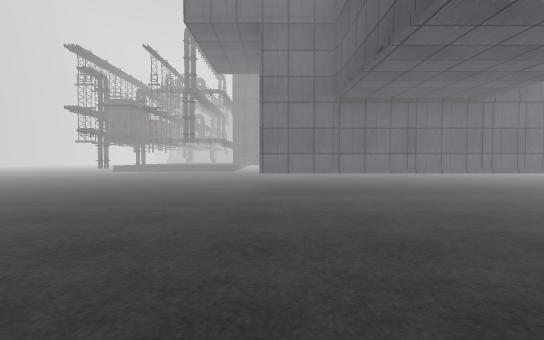
[1] (above)

24 first-person views from a walk through a scene from a Unity 3-D project. The camera is 1.4 m above the floor, tilts 2° down and sees 80° across. Doors are open. The floor is counted in squares, 1.95 m on a side. Each view is taken from the middle of a square. On the plan, view 1 faces up. The plan holds only what a view shows up to about 10 squares ahead; the rest is blank. The place goes on beyond the plan. The player is left out. Some animated figures are left out. Some surface patterns are stand-ins.

[2]
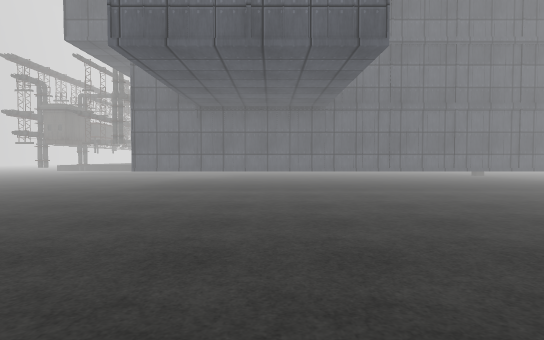

[3]
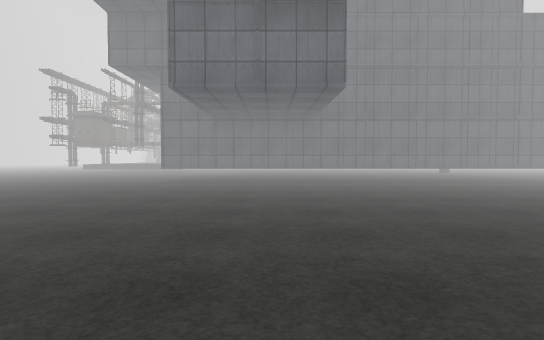

[4]
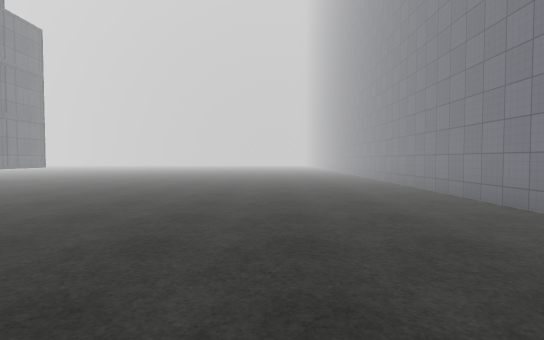

[5]
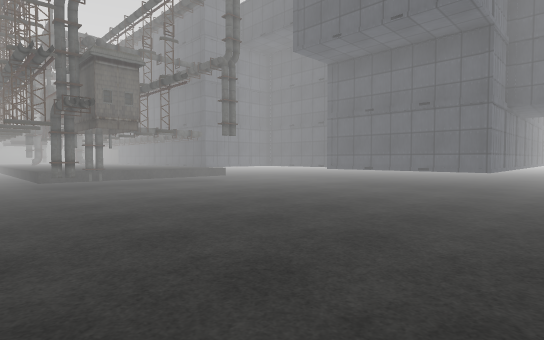

[6]
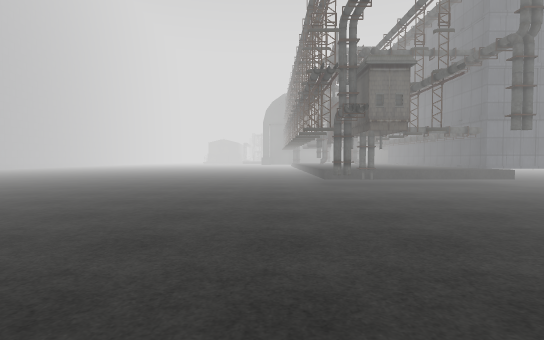

[7]
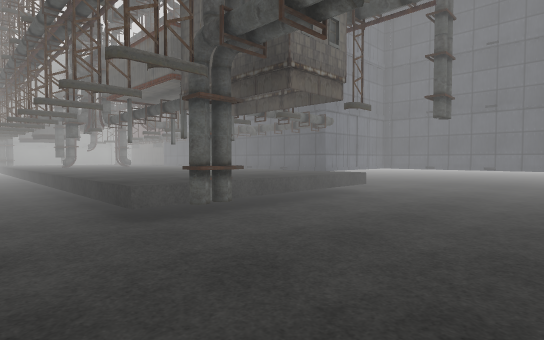

[8]
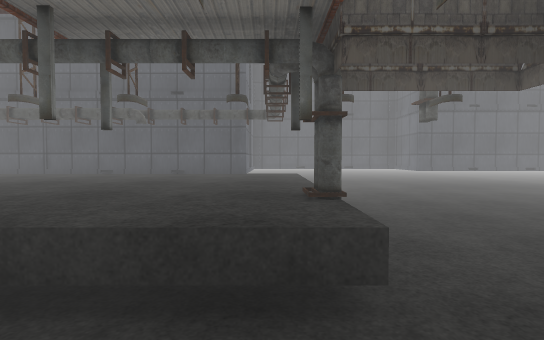

[9]
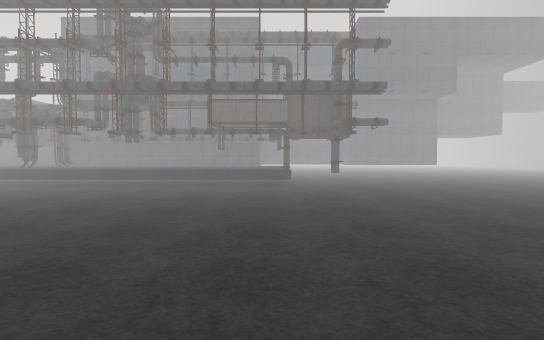

[10]
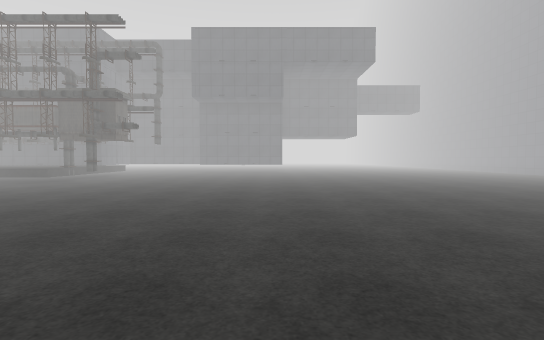

[11]
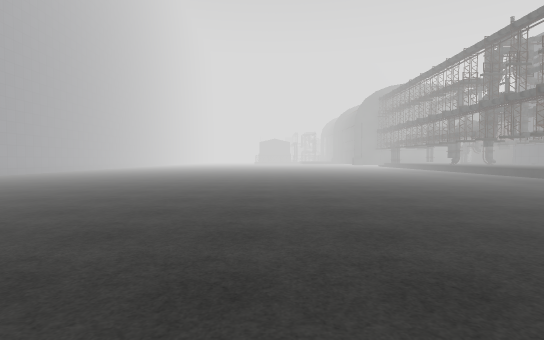

[12]
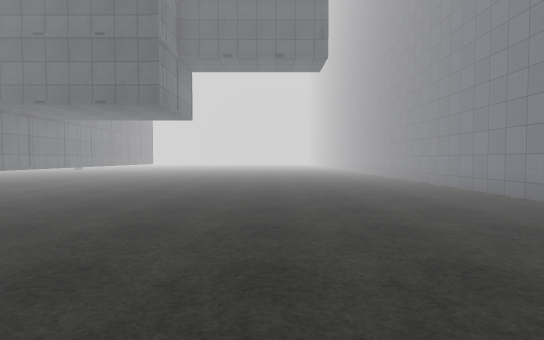

[13]
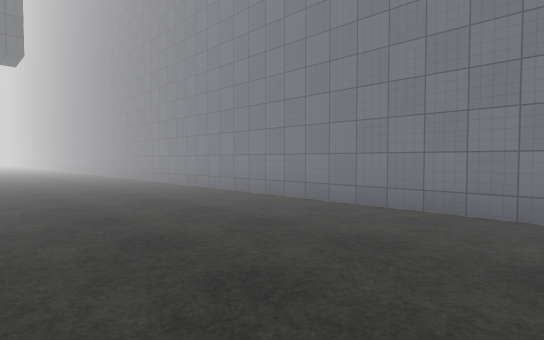

[14]
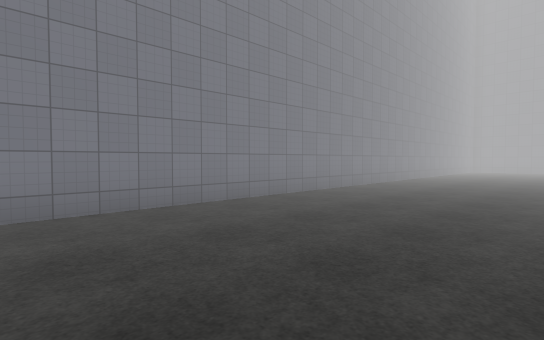

[15]
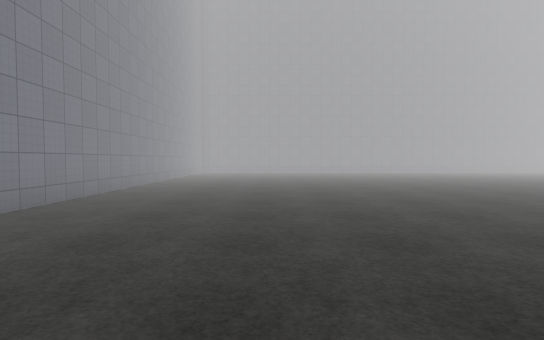

[16]
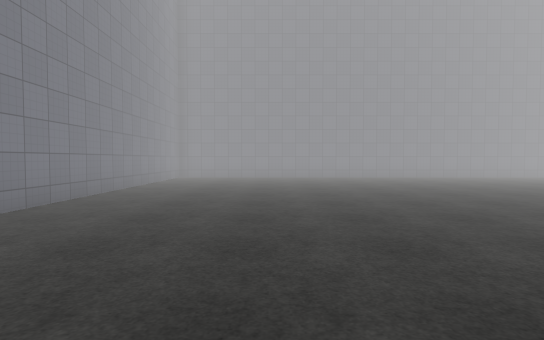

[17]
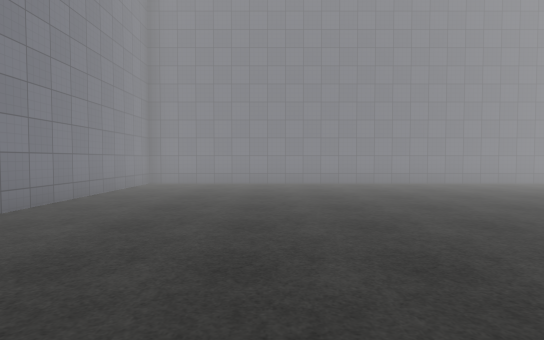

[18]
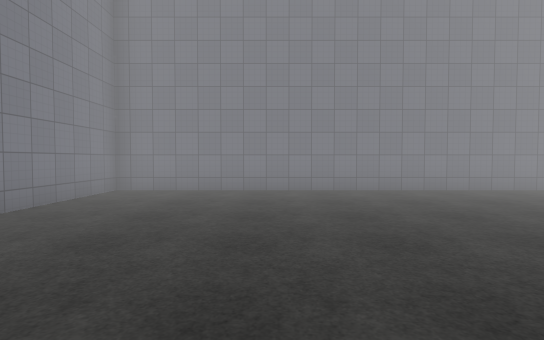

[19]
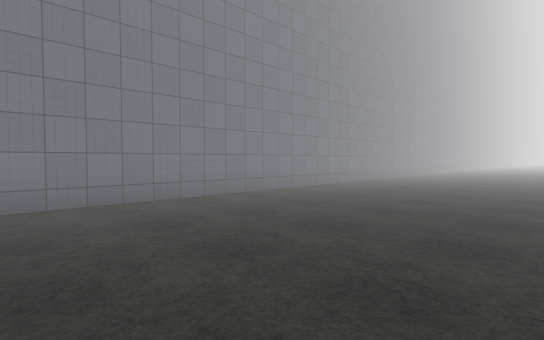

[20]
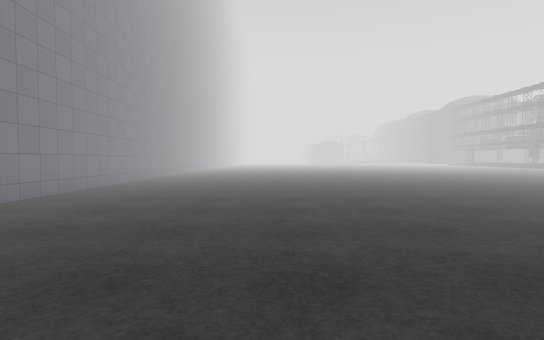

[21]
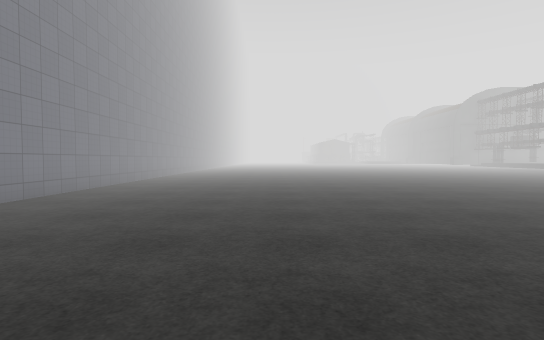

[22]
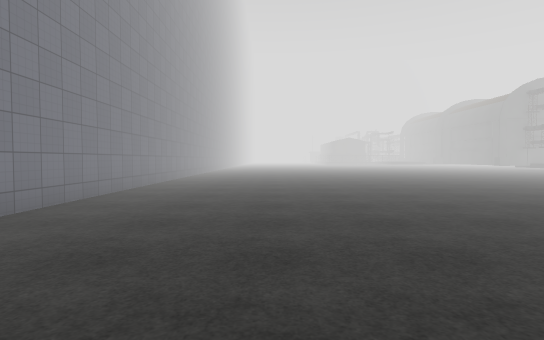

[23]
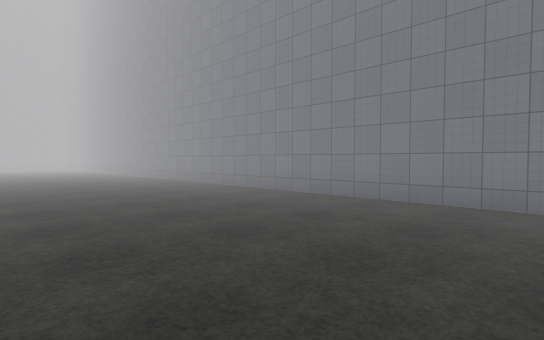

[24]
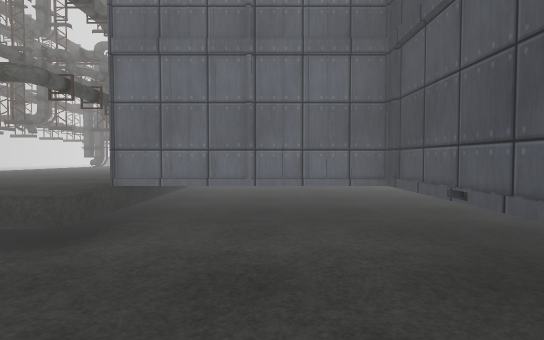

### Floor plan
Key: @ floor where view 1 was taken; # wall or solid block; . floor; = window, fence, low wall or low ledge; ^ raised ledge; C container; O other object.
Columns run from 26 left of view 1 to 11 right of it. Each row starts with its distance up from view 1.
 18 #............  ....=O^O^O
 17 #............ .....=^^O^C
 16 #...................^^O^CC
 15 #..................=^^^^CCCC
 14 #..................=^OO^^..C
 13 #..........................C
 12 #...................#......CC
 11 #..........................C
 10 #.........................CCC  C  CC
  9 #.........................C C  C  CC
  8 #.........................C C  C  CC
  7 #.........................CCCCCCCCCCCC
  6 #......... ...........................
  5 #.....................................
  4 #.................... ................
  3 #....................  ...............
  2 #.................... ................
  1 #.....................................
  0 #.........................@...........
 -1 #.....................................
 -2 #.....................................
 -3 #.....................................
 -4 #.....................................
 -5 ######################################

Positions as (right, up) in squares from view 1, and headings:
1: (0, 0), facing up
2: (3, -1), facing up
3: (3, -3), facing up
4: (1, -1), facing right
5: (-8, 5), facing up-right
6: (-8, 5), facing up
7: (-8, 10), facing up-right
8: (-8, 14), facing right
9: (-15, 14), facing right
10: (-16, 7), facing right
11: (-14, 6), facing up
12: (-6, 0), facing right
13: (-8, 0), facing down-right
14: (-6, 0), facing down-left
15: (-9, -1), facing left
16: (-13, -1), facing left
17: (-16, -1), facing left
18: (-18, -1), facing left
19: (-20, 1), facing up-left
20: (-21, 2), facing up
21: (-21, 5), facing up
22: (-22, 8), facing up
23: (-20, 18), facing down-left
24: (0, 11), facing up
